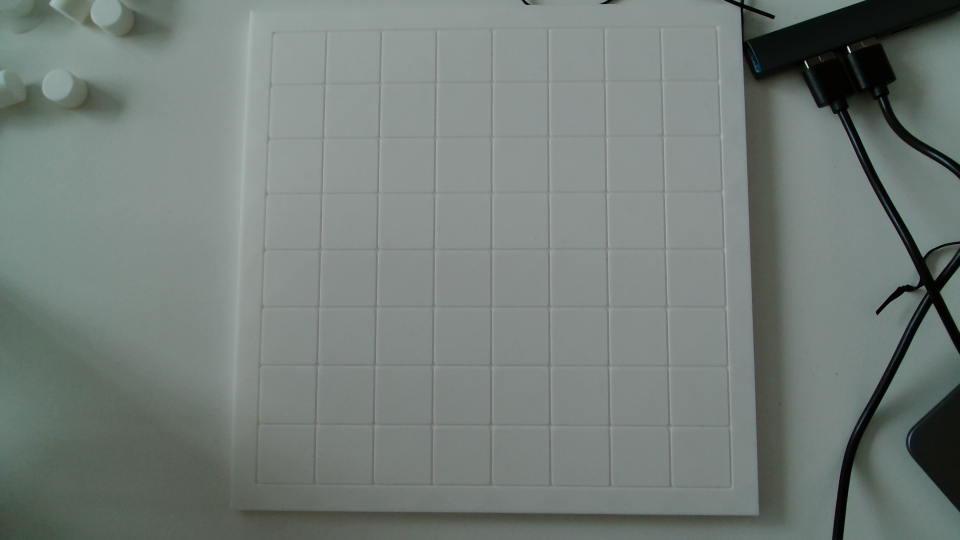
#> input picture captures/board_20261029_122834_782438.png, 1920 x 1080 px (shown at 1/2 size)
$ python calibrate_board.py captures/board_20261029_122834_782438.png
#> lines starting #> are read from the running program, lines starting #| are printed output that depends on the picture
"""Click outer grid intersections to calibrate a 9x9 board."""
import argparse
import json
from pathlib import Path


def main():
    parser = argparse.ArgumentParser(description=__doc__)
    parser.add_argument("image", type=Path)
    args = parser.parse_args()
    import cv2
    import numpy as np

    frame = cv2.imdecode(np.fromfile(str(args.image), dtype=np.uint8), cv2.IMREAD_COLOR)
#> frame is the input picture: shape (1080, 1920, 3); mean B, G, R 121.4, 125.8, 116.4
    if frame is None:
        raise RuntimeError(f"Cannot read: {args.image}")
    height, width = frame.shape[:2]
#> height = 1080; width = 1920
    scale = min(1200 / width, 800 / height, 1)
#> scale = 0.625
    display_size = (round(width * scale), round(height * scale))
#> display_size = (1200, 675)
    points = []
    window = "Click TL, TR, BR, BL | R: reset | S: save | Q: quit"
    preview_window = "Rectified 9x9 - check all 81 dots"
    destination = np.float32([[50, 50], [850, 50], [850, 850], [50, 850]])

    def click(event, x, y, flags, param):
        if event == cv2.EVENT_LBUTTONDOWN and len(points) < 4:
            points.append([x * width / display_size[0], y * height / display_size[1]])

    cv2.namedWindow(window)
    cv2.setMouseCallback(window, click)
    print("Click outer GRID intersections: top-left, top-right, bottom-right, bottom-left.")
    print("R: reset. S: save after checking all dots. Q/Esc: quit.")
    try:
        while True:
            overlay = frame.copy()
            matrix = warped = rectified_overlay = None
            if len(points) == 4:
                source = np.float32(points)
                if not cv2.isContourConvex(source.astype(np.int32)) or cv2.contourArea(source) < width * height * .01:
                    print("Invalid corners. Resetting; click TL, TR, BR, BL.")
                    points.clear()
                    continue
                matrix = cv2.getPerspectiveTransform(source, destination)
                warped = cv2.warpPerspective(frame, matrix, (901, 901))
                rectified_overlay = warped.copy()
                grid = np.float32([[[50 + c * 100, 50 + r * 100] for c in range(9)] for r in range(9)])
                original_grid = cv2.perspectiveTransform(grid.reshape(1, -1, 2), np.linalg.inv(matrix))[0]
                for x, y in original_grid:
                    cv2.circle(overlay, (round(float(x)), round(float(y))), 4, (0, 0, 255), -1)
                for x, y in grid.reshape(-1, 2):
                    cv2.circle(rectified_overlay, (int(x), int(y)), 4, (0, 0, 255), -1)
                cv2.imshow(preview_window, cv2.resize(rectified_overlay, (720, 720)))
            for i, (x, y) in enumerate(points):
                position = (round(x), round(y))
                cv2.circle(overlay, position, 9, (0, 255, 0), 2)
                cv2.putText(overlay, str(i + 1), position, cv2.FONT_HERSHEY_SIMPLEX, 1, (0, 0, 255), 2)
            cv2.imshow(window, cv2.resize(overlay, display_size))
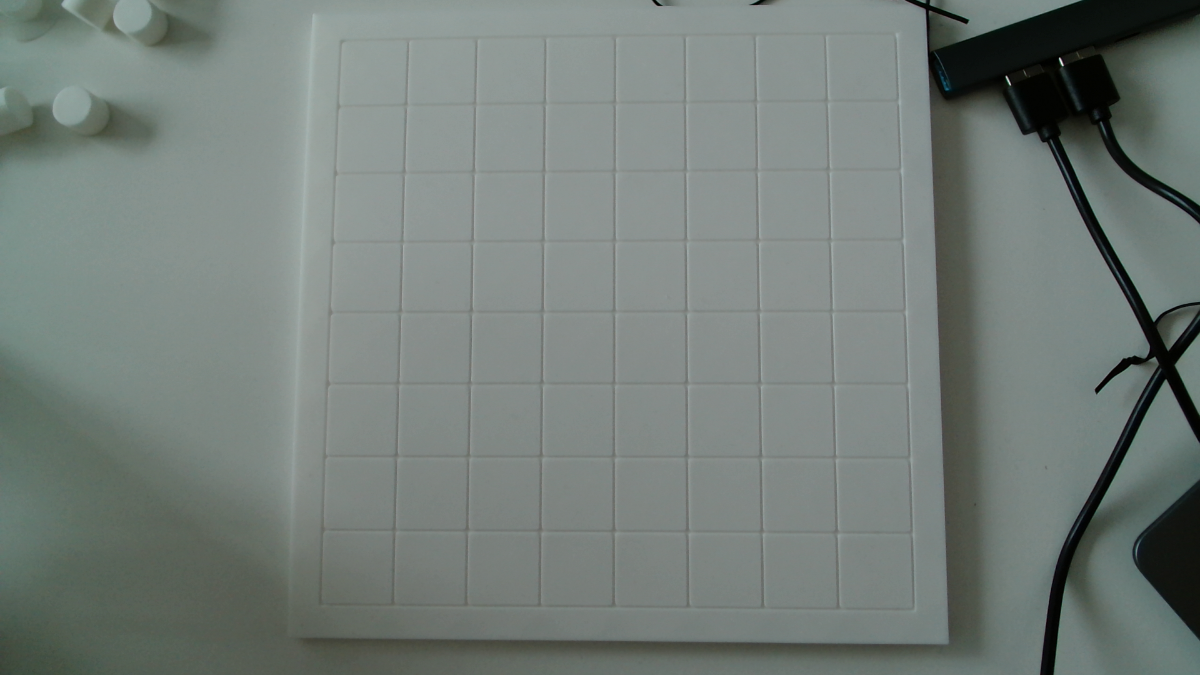
#> window 'Click TL, TR, BR, BL | R: rese': shape (675, 1200, 3); mean B, G, R 121.3, 125.8, 116.4
            key = cv2.waitKey(20) & 0xFF
#> (key q is pressed here)
            if key in (ord("q"), 27):
                break
            if cv2.getWindowProperty(window, cv2.WND_PROP_VISIBLE) < 1:
                break
            if key == ord("r"):
                points.clear()
                if cv2.getWindowProperty(preview_window, cv2.WND_PROP_VISIBLE) >= 1:
                    cv2.destroyWindow(preview_window)
            if key == ord("s") and matrix is not None:
                output = Path(__file__).resolve().parent / "calibration"
                output.mkdir(exist_ok=True)
                image_path = args.image.resolve()
                try:
                    source_image = image_path.relative_to(output.parent).as_posix()
                except ValueError:
                    source_image = str(image_path)
                data = {"board_size": 9, "source_image": source_image,
                        "image_size": [width, height], "source_points": points,
                        "homography": matrix.tolist(), "warp_size": [901, 901],
                        "grid_margin": 50, "grid_spacing": 100,
                        "origin": "top-left", "axes": "row down, column right"}
                (output / "board.json").write_text(json.dumps(data, indent=2), encoding="utf-8")
                for name, img in (("empty_board.png", warped), ("grid_preview.png", rectified_overlay), ("source_grid.png", overlay)):
                    ok, encoded = cv2.imencode(".png", img)
                    if not ok:
                        raise RuntimeError(f"Cannot encode {name}")
                    encoded.tofile(str(output / name))
                print(f"Saved calibration and previews: {output}")
                break
    finally:
        cv2.destroyAllWindows()


if __name__ == "__main__":
    main()
